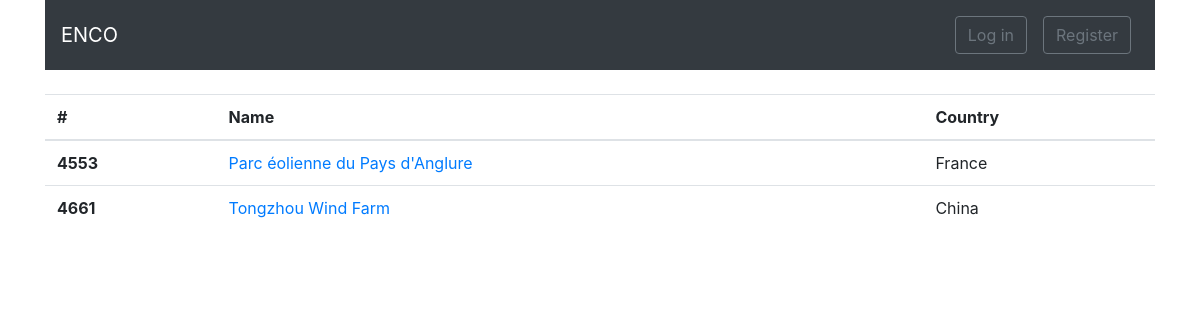
The app's page /projects/list/, older data.
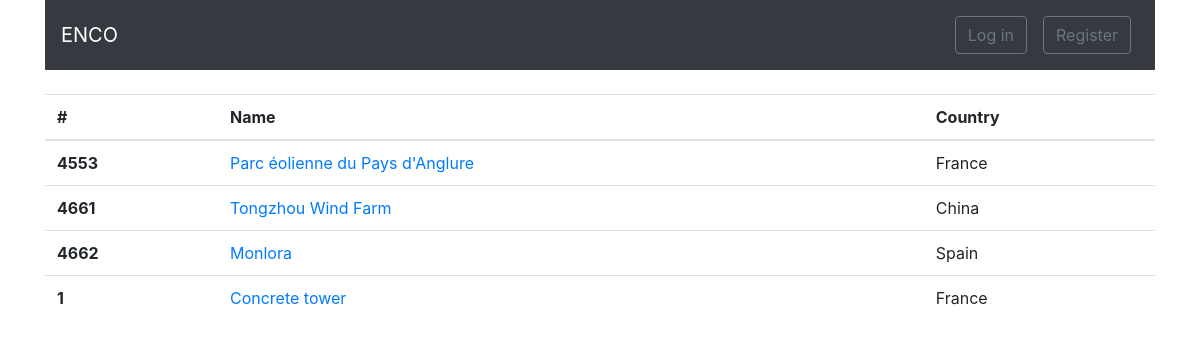
The same page, newer data.
### projects/models.py (models this page shows, shortened)
class Project(models.Model):
    contract = models.ForeignKey(Contract, on_delete=models.CASCADE)
    internal_id = models.PositiveIntegerField(blank=True, null=True)
    name = models.CharField(max_length=50)
    country = models.CharField(max_length=30)

### projects/views.py (the view)
# urls.py: path('list/', views.projects_list, name='list'),
def projects_list(request):
    projects = Project.objects.all()
    args = {'projects': projects}
    return render(request, 'projects/list.html', args)

### projects/templates/projects/list.html
{% extends 'base.html' %}
{% block breadcrumb %}
<div class="table">
  <table class="table table-hover">
      <thead>
        <tr>
          <th scope="col">#</th>
          <th scope="col">Name</th>
          <th scope="col">Country</th>
        </tr>
      </thead>
      <tbody>
        {% for project in projects %}
          <tr>
            <th scope="row">{{project.internal_id}}</th>
            <td><a href="{% url 'projects:detail' internal_id=project.internal_id %}">{{project.name}}</a></td>
            <td>{{project.country}}</td>
          </tr>
        {% endfor %}
      </tbody>
  </table>
</div>
{% endblock breadcrumb %}

### home/templates/base.html (shortened to what this page needs)
<html>
    <head>
        <link rel="stylesheet" href="https://stackpath.bootstrapcdn.com/bootstrap/4.1.3/css/bootstrap.min.css">
        {% load static %}
        {% block stylesheet %}
            <link rel="stylesheet" href="{% static 'home/style.css' %}" type="text/css">
        {% endblock stylesheet %}
    </head>
    <body>
        <div class="container">
            {% block body %}
                <nav class="navbar navbar-expand-sm navbar-dark bg-dark">
                    <a class="navbar-brand" href="{% url 'home:home' %}">ENCO</a>
                    <div class="collapse navbar-collapse" id="mainMenu">
                        <ul class="navbar-nav ml-auto">
                            {% if user.is_authenticated %}
                                <li class="nav-link"><a class="btn btn-outline-secondary" href="{% url 'admin:index' %}">ADMIN</a></li>
                                <li class="nav-link"><a class="btn btn-outline-secondary" href="{% url 'projects:list' %}">PROJECTS</a></li>
                                <li class="nav-item dropdown">
                                    <a class="nav-link dropdown-toggle" href="#" id="userMenu" data-toggle="dropdown" aria-haspopup="true" aria-expanded="false">
                                        {{ user.username}}
                                    </a>
                                    <div class="dropdown-menu dropdown-menu-right" aria-labelledby="userMenu">
                                        <a class="dropdown-item" href="#">My account</a>
                                        <a class="dropdown-item" href="{% url 'accounts:password_change' %}">Change password</a>
                                        <div class="dropdown-divider"></div>
                                        <a class="dropdown-item" href="{% url 'accounts:logout' %}">Log out</a>
                                    </div>
                                </li>
                            {% else %}
                                <li class="nav-link"><a href="{% url 'accounts:login' %}" class="btn btn-outline-secondary">Log in</a></li>
                                <li class="nav-link"><a href="{% url 'accounts:register' %}" class="btn btn-outline-secondary">Register</a></li>
                            {% endif %}
                        </ul>
                    </div>
                </nav>
                <br>
                {% block breadcrumb %}{% endblock breadcrumb %}
            {% endblock body %}
        </div>
        <br>
    </body>
</html>

Row changes from the older to the newer data that the page shows:
added Project: internal_id "4662", name "Monlora", country "Spain"
added Project: internal_id "1", name "Concrete tower", country "France"
